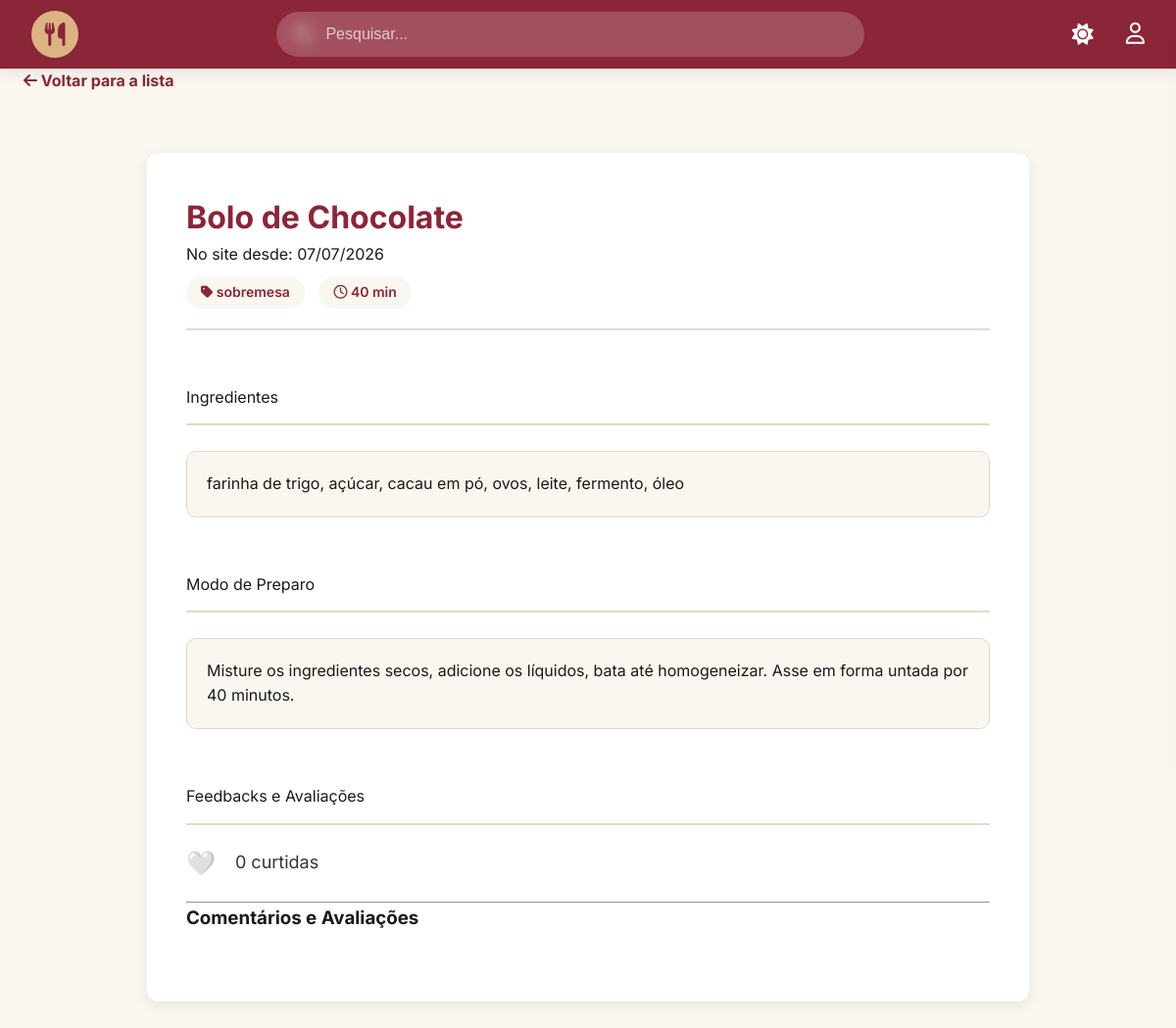
/views/recipes/recipe_view.php?id=1, run on the app's committed database.
### tables this page shows
CREATE TABLE recipes (
    id INT AUTO_INCREMENT PRIMARY KEY,
    name VARCHAR(150) NOT NULL,
    ingredients TEXT NOT NULL,
    description TEXT,
    preparation_time INT,
    category VARCHAR(50),
    price DECIMAL(10, 2) DEFAULT 0.00,
    is_public BOOLEAN DEFAULT TRUE,
    
    user_id INT NULL,
    chef_id INT NULL,
    restaurant_id INT NULL,

    created_at TIMESTAMP DEFAULT CURRENT_TIMESTAMP,
    updated_at TIMESTAMP DEFAULT CURRENT_TIMESTAMP ON UPDATE CURRENT_TIMESTAMP,
    deleted_at DATETIME,

    CONSTRAINT fk_recipe_user FOREIGN KEY (user_id) REFERENCES users(id) ON DELETE CASCADE,
    CONSTRAINT fk_recipe_chef FOREIGN KEY (chef_id) REFERENCES chef(id) ON DELETE CASCADE,
    CONSTRAINT fk_recipe_restaurant FOREIGN KEY (restaurant_id) REFERENCES restaurants(id) ON DELETE CASCADE
);

### config/database.php (called while the page is built, shortened)
<?php
class database {
    private static $conexao = null;
    public static function getConexao() {
        if (self::$conexao === null) {
            try {
                $dsn = "mysql:host=" . DB_HOST . ";dbname=" . DB_NAME . ";charset=utf8mb4";
                self::$conexao = new PDO($dsn, DB_USER, DB_PASS, [
                    PDO::ATTR_ERRMODE => PDO::ERRMODE_EXCEPTION,
                    PDO::ATTR_DEFAULT_FETCH_MODE => PDO::FETCH_ASSOC,
                    PDO::ATTR_EMULATE_PREPARES => false,
                ]);
            } catch (PDOException $e) {
                die("Erro de conexão: " . $e->getMessage());
            }
        }
        return self::$conexao;
    }
}

### models/dao/recipeDAO.php (called while the page is built, shortened)
<?php
require_once dirname(__DIR__, 2) . '/config/database.php';
require_once dirname(__DIR__) . '/model/recipe.php';
class recipeDAO {
    private $conn;
    public function __construct() {
        $this->conn = database::getConexao();
    }
    public function read($id) {
        $sql = "SELECT r.*,
                COALESCE(u.name, c.name, res.name) as owner_name
                FROM recipes r
                LEFT JOIN users u ON r.user_id = u.id
                LEFT JOIN chef c ON r.chef_id = c.id
                LEFT JOIN restaurants res ON r.restaurant_id = res.id
                WHERE r.id = ?";
        $stmt = $this->conn->prepare($sql);
        $stmt->execute([$id]);
        $dados = $stmt->fetch(PDO::FETCH_ASSOC);
        $r = new Recipe(
            $dados['name'], $dados['ingredients'], $dados['description'],
            $dados['preparation_time'], $dados['category'], $dados['price'],
            $dados['is_public'], $dados['user_id'], $dados['chef_id'],
            $dados['restaurant_id'], $dados['id'], $dados['created_at']
        );
        $r->setOwnerName($dados['owner_name']);
        return $r;
    }
    public function getLikeCount($recipeId) {
        $sql = "SELECT COUNT(*) as total FROM recipe_likes WHERE recipe_id = ?";
        $stmt = $this->conn->prepare($sql);
        $stmt->execute([$recipeId]);
        return $stmt->fetch(PDO::FETCH_ASSOC)['total'];
    }
}

### models/model/recipe.php (called while the page is built, shortened)
<?php
class Recipe {
    private $id;
    private $name;
    private $ingredients;
    private $description;
    private $preparation_time;
    private $category;
    private $restaurant_id;
    private $created_at;
    public function __construct($name, $ingredients, $description = null, $preparation_time = null, $category = null, $price = 0.00, $is_public = 1, $user_id = null, $chef_id = null, $restaurant_id = null, $id = null, $created_at = null) {
        $this->created_at = $created_at;
    }
    public function getId() { return $this->id; }
    public function getName() { return $this->name; }
    public function getIngredients() { return $this->ingredients; }
    public function getDescription() { return $this->description; }
    public function getPreparationTime() { return $this->preparation_time; }
    public function getCategory() { return $this->category; }
    public function getRestaurantId() { return $this->restaurant_id; }
    public function getCreatedAt() { return $this->created_at; }
    public function setId($id) { $this->id = $id; }
    public function setName($n) { $this->name = trim($n); }
    public function setIngredients($i) { $this->ingredients = trim($i); }
    public function setDescription($d) { $this->description = trim($d); }
    public function setPreparationTime($pt) { $this->preparation_time = $pt; }
    public function setCategory($c) { $this->category = trim($c); }
    public function setRestaurantId($rid) { $this->restaurant_id = $rid; }
}

### views/recipes/recipe_view.php (the view, shortened to what this page needs)
<?php
require_once dirname(__DIR__, 2) . '/base.php';
require_once dirname(__DIR__, 2) . '/models/model/recipe.php';
require_once dirname(__DIR__, 2) . '/models/dao/recipeDAO.php';
$dao = new recipeDAO();
$r = null;
if (isset($_GET['id'])) { $r = $dao->read($_GET['id']); }
$userIdLogado = $_SESSION['user_id'] ?? null;
$userTypeLogado = $_SESSION['user_type'] ?? 'user';
$curtiu = ($userIdLogado) ? $dao->userLiked($r->getId(), $userIdLogado, $userTypeLogado) : false;
$totalLikes = $dao->getLikeCount($r->getId());
$isRestaurant = !empty($r->getRestaurantId());
?>
<div class="container">
    <a href="recipe_list.php" class="btn-back"><i class="fa-solid fa-arrow-left"></i> Voltar para a lista</a>
    <div class="view-card">
        <div class="view-header">
            <h1><?= htmlspecialchars($r->getName()) ?></h1>
            <p>No site desde: <?= date('d/m/Y', strtotime($r->getCreatedAt())) ?></p>
            <div style="margin-top: 10px;">
                <span class="badge-info"><i class="fa-solid fa-tag"></i> <?= htmlspecialchars($r->getCategory()) ?></span>
                <span class="badge-info"><i class="fa-regular fa-clock"></i> <?= htmlspecialchars($r->getPreparationTime()) ?> min</span>
            </div>
        </div>
        <div class="section-title">Ingredientes</div>
        <br>
        <div class="content-box"><?= nl2br(htmlspecialchars($r->getIngredients())) ?></div>
        <?php if ($isRestaurant): ?>
            <div style="text-align: right; margin-bottom: 20px;">
                <h2 style="color: #e57300; font-size: 30px;">Valor: R$ <?= number_format($r->getPrice(), 2, ',', '.') ?></h2>
            </div>
            <div class="content-box" style="background: #fdf5f6; border-color: #8b2538;">
                <i class="fa-solid fa-circle-info"></i> <strong>Aviso:</strong> O modo de preparo desta receita é exclusivo deste estabelecimento.
            </div>
        <?php else: ?>
            <div class="section-title">Modo de Preparo</div>
            <br>
            <div class="content-box"><?= nl2br(htmlspecialchars($r->getDescription())) ?></div>
        <?php endif; ?>
        <div class="section-title">Feedbacks e Avaliações</div>
        <div class="interaction-bar" style="display: flex; align-items: center; gap: 20px; margin: 20px 0;">
            <?php if($userIdLogado): ?>
                <a href="recipe_like_action.php?id=<?= $r->getId() ?>" style="text-decoration: none; font-size: 24px;">
                    <?= $curtiu ? '❤️' : '🤍' ?>
                </a>
            <?php else: ?>
                <a href="../users/login.php" style="text-decoration: none; font-size: 24px;" title="Faça login para curtir">
                    🤍
                </a>
            <?php endif; ?>
            <span style="font-size: 18px; color: #333;"><?= $totalLikes ?> curtidas</span>
        </div>
        <hr>
        <div class="reviews-section">
            <h3>Comentários e Avaliações</h3>
        </div>
    </div> </div> </body>
</html>

### static/style.css (style rules this page uses)
:root { --bg: #faf7f0; --surface: #ffffff; --text: #1a1a1a; --text-secondary:#5a5a5a; --primary: #8b2538; --primary-hover: #a12f45; --accent: #dcb382; --accent-hover: #c49b5e; --border: #e1dacb; --input-bg: #fafafa; --input-border: #ddd; --danger: #e74c3c; --danger-hover: #c0392b; --warning-bg: #fff3cd; --warning-text: #856404; --warning-border:#ffeeba; --success-bg: #d4edda; --success-text: #155724; --error-bg: #fde8e8; --error-text: #9b1c1c; --shadow-sm: 0 1px 3px rgba(0,0,0,0.06); --shadow-md: 0 4px 15px rgba(0,0,0,0.08); --shadow-lg: 0 10px 30px rgba(0,0,0,0.12); --transition: 0.25s ease-in-out; --radius-sm: 6px; --radius-md: 12px; --radius-lg: 24px; --max-width: 1280px; }
*, *::before, *::after { box-sizing: border-box; margin: 0; padding: 0; }
html { scroll-behavior: smooth; }
body { font-family: 'Inter', 'Segoe UI', Tahoma, Geneva, Verdana, sans-serif; background-color: var(--bg); color: var(--text); line-height: 1.6; transition: background-color var(--transition), color var(--transition); min-height: 100vh; display: flex; flex-direction: column; }
a { color: inherit; text-decoration: none; }
.container { max-width: var(--max-width); margin: 0 auto; padding: 0 24px; width: 100%; }
.section-title { display: flex; justify-content: space-between; align-items: baseline; flex-wrap: wrap; gap: 12px; margin-top: 56px; border-bottom: 2px solid var(--border); padding-bottom: 14px; transition: border-color var(--transition); }
.view-card { background: var(--surface); padding: 40px; border-radius: var(--radius-md); box-shadow: var(--shadow-md); max-width: 900px; margin: 40px auto; }
.view-header { border-bottom: 2px solid var(--border); padding-bottom: 20px; margin-bottom: 30px; }
.view-header h1 { color: var(--primary); margin: 0; font-size: 32px; }
.badge-info { display: inline-block; background: var(--bg); color: var(--primary); padding: 5px 15px; border-radius: 20px; font-weight: 600; margin-right: 10px; font-size: 14px; }
.content-box { background: var(--bg); padding: 20px; border-radius: 10px; border: 1px solid var(--border); line-height: 1.6; color: var(--text); margin-bottom: 30px; }
.btn-back { display: inline-block; margin-bottom: 20px; text-decoration: none; color: var(--primary); font-weight: bold; transition: color 0.2s; }

### data on the page
recipes: name "Bolo de Chocolate", created_at "07/07/2026", category "sobremesa", preparation_time "40", ingredients "farinha de trigo, açúcar, cacau em pó, ovos, leite, fermento, óleo", description "Misture os ingredientes secos, adicione os líquidos, bata até homogeneizar. Asse em forma untada por 40 minutos."

### other printed values
$totalLikes "0"
